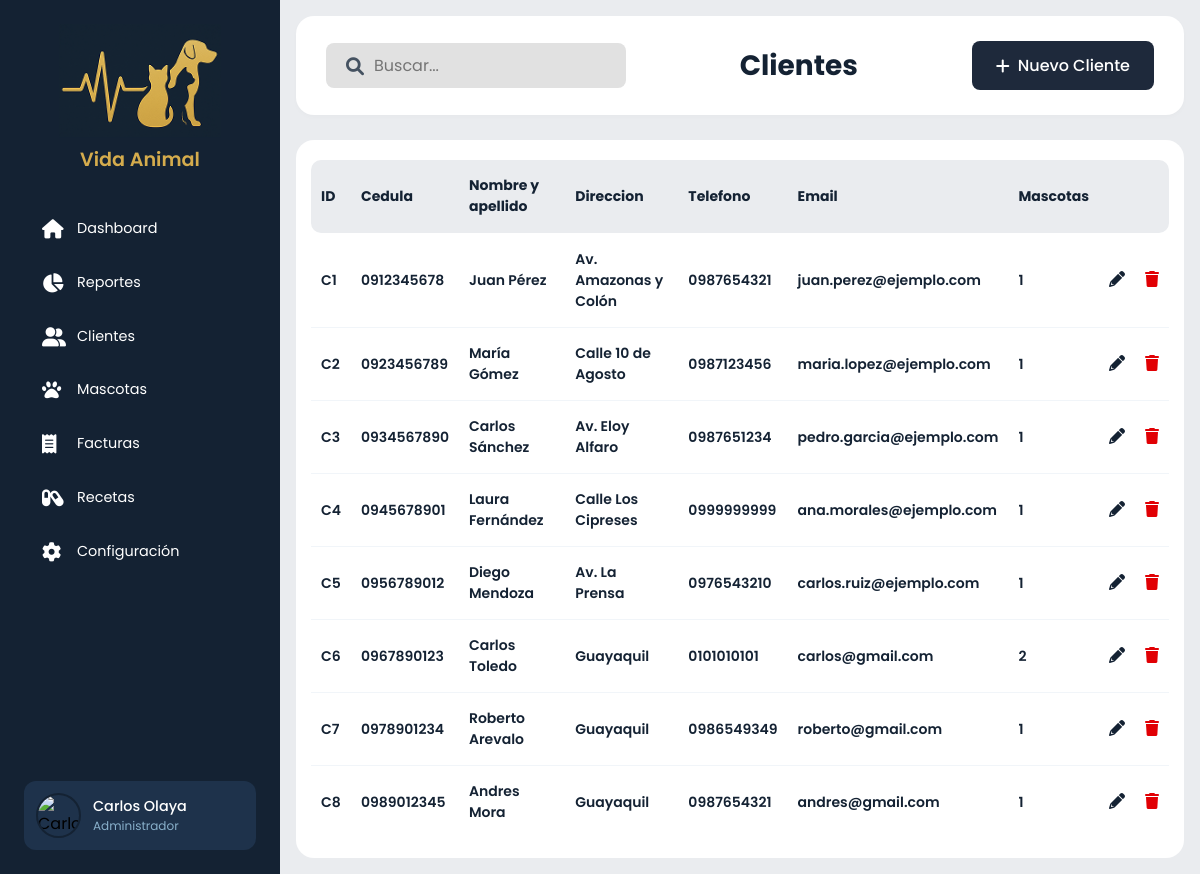
The page /ProyectoDAW2doParcial/index.php?c=customer&f=index (signed in) on the database its author committed.
### tables this page shows
CREATE TABLE `menus` (
  `id` int(11) NOT NULL,
  `nombre` varchar(50) NOT NULL,
  `icono` varchar(50) NOT NULL,
  `controlador` varchar(50) NOT NULL,
  `funcion` varchar(50) NOT NULL,
  `orden` int(11) DEFAULT NULL,
  `estado` bit(1) DEFAULT b'1'
);

CREATE TABLE `clientes` (
  `Id` int(11) NOT NULL,
  `Nombre` varchar(100) DEFAULT NULL,
  `Apellido` varchar(100) DEFAULT NULL,
  `Cedula` varchar(10) DEFAULT NULL,
  `Telefono` varchar(10) DEFAULT NULL,
  `Direccion` varchar(150) DEFAULT NULL,
  `Estado` tinyint(1) DEFAULT 1,
  `Correo` varchar(100) DEFAULT NULL,
  `FechaRegistro` datetime DEFAULT current_timestamp()
);

### ProyectoDAW2doParcial/controller/CustomerController.php (called while the page is built, shortened)
<?php
require_once 'model/DTO/Client.php';
require_once 'model/DAO/ClientDAO.php';
class CustomerController
{
    public function index()
    {
        $clientsModel = new ClientDAO();
        $clients = $clientsModel->GetClients();
        require_once 'view/layout.php';
    }
}

### ProyectoDAW2doParcial/index.php (called while the page is built, shortened)
<?php
$funcion = (!empty($_REQUEST['f'])) ? htmlentities($_REQUEST['f']) : FUNCION_PRINCIPAL;
$cont = new $controlador();
$cont->$funcion();

### ProyectoDAW2doParcial/config/Conexion.php (called while the page is built)
<?php
class Conexion
{
    public static function getConexion()
    {
        $dsn = 'mysql:host=localhost;port=3306;dbname=' . DBNAME;
        $conexion = null;
        try {
            $conexion = new PDO($dsn, DBUSER, DBPASSWORD);
            $conexion->setAttribute(PDO::ATTR_ERRMODE, PDO::ERRMODE_EXCEPTION);
        } catch (Exception $e) {
            echo $e;
            die("error " . $e->getMessage());
        }
        return $conexion;
    }
}

### ProyectoDAW2doParcial/model/DAO/MenuDAO.php (called while the page is built)
<?php
require_once 'config/Conexion.php';
require_once 'model/DTO/Menu.php';
class MenuDAO
{
    private $conexion;
    public function __construct()
    {
        $this->conexion = Conexion::getConexion();
    }
    public function GetMenuforRol($rol): ?array
    {
        try {
            $sql = "SELECT m.id,m.nombre, m.icono, m.controlador, m.funcion
                    FROM menus m
                    JOIN menu_roles mr ON m.id = mr.menu_id
                    JOIN roles r ON mr.rol_id = r.id
                    WHERE r.nombre = ?
                    AND m.estado = 1
                    ORDER BY m.orden";
            $stmt = $this->conexion->prepare($sql);
            $stmt->bindparam(1, $rol, PDO::PARAM_STR);
            $stmt->execute();
            $rows = $stmt->fetchAll();
            $menus = [];
            foreach ($rows as $row) {
                $menu = new Menu();
                $menu->setId($row["id"]);
                $menu->setNombre($row["nombre"]);
                $menu->setControlador($row["controlador"]);
                $menu->setFuncion($row["funcion"]);
                $menu->setIcono($row["icono"]);
                $menus[] = $menu;
            }
            return $menus;
        } catch (PDOException $e) {
            error_log("Error en obtenerMenusPorRol: " . $e->getMessage());
            return null;
        }
    }
}

### ProyectoDAW2doParcial/model/DTO/Menu.php (called while the page is built, shortened)
<?php
class Menu
{
    private string $Controlador;
    private string $Funcion;
    private string $Icono;
    private string $Nombre;
    public function getNombre(): string
    {
        return $this->Nombre;
    }
    public function getControlador(): string
    {
        return $this->Controlador;
    }
    public function getFuncion(): string
    {
        return $this->Funcion;
    }
    public function getIcono(): string
    {
        return $this->Icono;
    }
    public function setNombre($nombre): void
    {
        $this->Nombre = $nombre;
    }
    public function setControlador($Controlador): void
    {
        $this->Controlador = $Controlador;
    }
    public function setFuncion($funcion): void
    {
        $this->Funcion = $funcion;
    }
    public function setIcono($icono): void
    {
        $this->Icono = $icono;
    }
}
?>

### ProyectoDAW2doParcial/view/CustomerView.php (called while the page is built)
<?php require_once CUSTOMERS ?>

### ProyectoDAW2doParcial/model/DAO/ClientDAO.php (called while the page is built, shortened)
<?php
require_once 'config/Conexion.php';
require_once 'model/DTO/Client.php';
class ClientDAO
{
    private $conexion;
    public function __construct()
    {
        $this->conexion = Conexion::getConexion();
    }
    public function GetClients(): ?array
    {
        try {
            $sql = "SELECT
                        c.Id as ClienteId,
                        c.Nombre,
                        c.Apellido,
                        c.Cedula,
                        c.Telefono,
                        c.Direccion,
                        c.Correo,
                        c.Estado,
                        c.FechaRegistro,
                        COUNT(m.Id) AS CantidadMascotas
                    FROM clientes c
                    LEFT JOIN mascotas m ON c.Id = m.IdCliente
                    WHERE c.Estado = 1
                    GROUP BY
                        c.Id,
                        c.Nombre,
                        c.Apellido,
                        c.Cedula,
                        c.Telefono,
                        c.Direccion,
                        c.Correo,
                        c.Estado,
                        c.FechaRegistro";
            $stmt = $this->conexion->prepare($sql);
            $stmt->execute();
            $rows = $stmt->fetchAll();
            $clients = [];
            foreach ($rows as $row) {
                $client = new Client();
                $client->setId((int) ($row["ClienteId"] ?? 0));
                $client->setNombres($row["Nombre"]);
                $client->setApellidos($row["Apellido"]);
                $client->setCedula($row["Cedula"]);
                $client->setTelefono($row["Telefono"]);
                $client->setDireccion($row["Direccion"]);
                $client->setCorreo($row["Correo"]);
                $client->setFechaRegistro(new DateTime($row["FechaRegistro"]));
                $client->setCantMascotas($row["CantidadMascotas"] ? $row["CantidadMascotas"] : 0);
                $clients[] = $client;
            }
            return $clients;
        } catch (PDOException $e) {
            throw new Exception("Error en GetClients: " . $e->getMessage());
        }
    }
}

### ProyectoDAW2doParcial/model/DTO/Client.php (called while the page is built, shortened)
<?php
class Client
{
    private int $id;
    private string $cedula;
    private string $nombres;
    private string $apellidos;
    private ?string $telefono;
    private ?string $correo;
    private ?string $direccion;
    private int $CantMascotas;
    public function getId(): int
    {
        return $this->id;
    }
    public function getCedula(): string
    {
        return $this->cedula;
    }
    public function getNombres(): string
    {
        return $this->nombres;
    }
    public function getApellidos(): string
    {
        return $this->apellidos;
    }
    public function getTelefono(): ?string
    {
        return $this->telefono;
    }
    public function getCorreo(): ?string
    {
        return $this->correo;
    }
    public function getDireccion(): ?string
    {
        return $this->direccion;
    }
    public function getCantMascotas(): int
    {
        return $this->CantMascotas;
    }
    public function setCantMascotas(int $cant): void
    {
        $this->CantMascotas = $cant;
    }
    public function setId(int $Id): void
    {
        $this->id = $Id;
    }
    public function setCedula(string $cedula): void
    {
        $this->cedula = $cedula;
    }
    public function setNombres(string $nombres): void
    {
        $this->nombres = $nombres;
    }
    public function setApellidos(string $apellidos): void
    {
        $this->apellidos = $apellidos;
    }
    public function setTelefono(?string $telefono): void
    {
        $this->telefono = $telefono;
    }
    public function setCorreo(?string $correo): void
    {
        $this->correo = $correo;
    }
    public function setDireccion(?string $direccion): void
    {
        $this->direccion = $direccion;
    }
}

### ProyectoDAW2doParcial/view/Customers/customer.php (the view, shortened to what this page needs)
<!DOCTYPE html>
<html lang="es">
<head>
    <link rel="stylesheet" href="https://cdnjs.cloudflare.com/ajax/libs/font-awesome/6.4.0/css/all.min.css">
    <link rel="stylesheet" href="assets/css/styleCustomer.css">
</head>
<body>
    <main class="main-content">
        <form action="#" method="POST" style="display: contents;">
            <header class="top-bar">
                <div class="search-box">
                    <i class="fa-solid fa-magnifying-glass" aria-hidden="true"></i>
                    <input type="text" id="searchCustomer" placeholder="Buscar...">
                </div>
                <h1>Clientes</h1>
                <button class="btn-new" type="button" onclick="CrearCliente()">
                    <i class="fa-solid fa-plus" aria-hidden="true"></i> Nuevo Cliente
                </button>
            </header>
            <section class="card" aria-label="Listado de clientes">
                <table class="table-customers">
                    <thead>
                        <tr>
                            <th class="col-id" scope="col">ID</th>
                            <th scope="col">Cedula</th>
                            <th scope="col">Nombre y apellido</th>
                            <th scope="col">Direccion</th>
                            <th scope="col">Telefono</th>
                            <th scope="col">Email</th>
                            <th scope="col">Mascotas</th>
                            <th class="text-center" scope="col"><span style="display:none;">Editar</span></th>
                            <th class="text-center" scope="col"><span style="display:none;">Eliminar</span></th>
                        </tr>
                    </thead>
                    <tbody>
                        <?php if ($clients): ?>
                            <?php foreach ($clients as $client): ?>
                                <tr>
                                    <td>C<?= $client->getId() ?></td>
                                    <td><?= $client->getCedula() ?></td>
                                    <td><?= $client->getNombres() ?>         <?= $client->getApellidos() ?> </td>
                                    <td><?= $client->getDireccion() ?></td>
                                    <td><?= $client->getTelefono() ?></td>
                                    <td><?= $client->getCorreo() ?></td>
                                    <td><?= $client->getCantMascotas() ?></td>
                                    <td class="text-center"><button type="button"
                                            onclick="EditarCliente(<?= $client->getId() ?>)"><i
                                                class="fa-solid fa-pencil action-icon" aria-label="Editar Cliente"></i></button>
                                    </td>
                                    <td class="text-center"><a
                                            href="index.php?c=Customer&f=EliminarCliente&id=<?= $client->getId() ?>"
                                            onclick="return confirm('¿Estás seguro de eliminar este cliente?')">
                                            <i class="fa-solid fa-trash btn-delete"></i>
                                    </td>
                                </tr>
                            <?php endforeach; ?>
                        <?php endif; ?>
                    </tbody>
                </table>
            </section>
        </form>
    </main>
</body>
</html>

### ProyectoDAW2doParcial/view/layout.php (shortened to what this page needs)
<?php
require_once 'model/DTO/Menu.php';
require_once 'model/DAO/MenuDAO.php';
$menuModel = new MenuDAO();
$menus = $menuModel->GetMenuforRol($_SESSION['rol']);
$rol = $_SESSION['rol'];
$nombres = $_SESSION['nombres'];
$apellidos = $_SESSION['apellidos'];
?>
<!DOCTYPE html>
<html lang="es">
<head>
    <link rel="stylesheet" href="https://cdnjs.cloudflare.com/ajax/libs/font-awesome/6.4.0/css/all.min.css">
    <link rel="stylesheet" href="https://cdnjs.cloudflare.com/ajax/libs/font-awesome/4.7.0/css/font-awesome.min.css">
    <link rel="stylesheet" href="https://cdnjs.cloudflare.com">
    <link href="assets/css/styleSideBar.css" rel="stylesheet">
</head>
<body>
                <?php require_once PROFILE; ?>
    <div class="dashboard-container">
        <?php require_once SIDEBAR; ?>
        <main class="main-content">
            <?php require_once $content; ?>
        </main>
    </div>
</body>
</html>

### ProyectoDAW2doParcial/view/profile/profile.php (shortened to what this page needs)
<!DOCTYPE html>
<html lang="es">
<head>
    <link rel="stylesheet" href="https://cdnjs.cloudflare.com/ajax/libs/font-awesome/6.0.0/css/all.min.css">
    <link rel="stylesheet" href="assets/css/styleProfile.css">
</head>
<body>
</body>
</html>

### ProyectoDAW2doParcial/view/templates/sideBar.php (shortened to what this page needs)
<aside class="sidebar">
    <div class="brand">
        <div class="brand-logo-container">
            <img src="assets/images/logo.png" alt="Logo Vida Animal" class="brand-img">
            <h1 class="brand-text">Vida Animal</h1>
        </div>
    </div>
    <ul class="nav-menu">
        <?php foreach ($menus as $m): ?>
            <li>
                <a class="nav-item" href="index.php?c=<?= $m->getControlador() ?>&f=<?= $m->getFuncion() ?>">
                    <i class="fa-solid <?= $m->getIcono() ?>"></i>
                    <span><?= $m->getNombre() ?></span>
                </a>
            </li>
        <?php endforeach; ?>
    </ul>
    <div class="user-profile">
        <img src="https://i.pinimg.com/736x/7f/0d/23/7f0d2318b0a84e056b167b17fc8d08e2.jpg" alt="Carlos Olaya"
            class="user-avatar">
        <a href="#" onclick="abrirPerfil()">
            <div class="user-info">
                <span class="user-name"><?php echo $nombres . ' ' . $apellidos ?></span>
                <span class="user-role"><?php echo $rol ?></span>
            </div>
        </a>
    </div>
</aside>

### ProyectoDAW2doParcial/assets/css/styleSideBar.css (style rules this page uses)
:root { --color-bg-sidebar: #142233; --color-bg-card: #1e324b; --color-accent: #a3cfea; --color-gold: #d5ac4d; --color-white: #ffffff; --color-bg-main: #eaecef; --sidebar-width: 280px; }
a { text-decoration: none; color: inherit; }
* { margin: 0; padding: 0; box-sizing: border-box; font-family: "Poppins", sans-serif; }
html, body { height: 100%; display: flex; margin: 0; }
.dashboard-container { display: flex; min-height: 100vh; width: 100%; }
.sidebar { width: var(--sidebar-width); background-color: var(--color-bg-sidebar); display: flex; flex-direction: column; padding: 1.5rem; height: auto; flex-shrink: 0; transition: width 0.3s; overflow-y: auto; max-height: 100%; }
.brand { display: flex; flex-direction: column; align-items: center; margin-bottom: 1.5rem; text-align: center; }
.brand-logo-container { width: 100%; margin-bottom: 10px; }
.brand-img { max-width: 70%; height: auto; object-fit: contain; }
.brand-text { color: var(--color-gold); font-size: 1.2rem; font-weight: 600; margin: 0; }
.nav-menu { list-style: none; display: flex; flex-direction: column; gap: 0.8rem; flex-grow: 1; }
.nav-item { display: flex; align-items: center; padding: 10px 14px; border-radius: 8px; cursor: pointer; text-decoration: none; font-size: 0.9rem; font-weight: 400; transition: all 0.3s ease; color: var(--color-white); border-left: 4px solid transparent; }
.nav-item i { width: 35px; font-size: 1.2rem; }
.user-profile { background-color: #1e324b; padding: 12px; border-radius: 12px; display: flex; align-items: center; gap: 12px; margin-top: auto; }
.user-avatar { width: 45px; height: 45px; border-radius: 50%; object-fit: cover; border: 2px solid var(--color-bg-sidebar); }
.user-info { display: flex; flex-direction: column; }
.user-name { font-size: 0.9rem; font-weight: 500; color: var(--color-white); }
.user-role { font-size: 0.75rem; color: var(--color-accent); opacity: 0.8; }

### ProyectoDAW2doParcial/assets/css/styleProfile.css (style rules this page uses)
body { background-color: #1a202c; display: flex; justify-content: center; align-items: center; height: 100vh; margin: 0; font-family: 'Segoe UI', sans-serif; }
a { text-decoration: none; color:inherit; }
.user-profile { background-color: #1E324B; }

### rows shown on the page
menus: nombre "Dashboard"
menus: nombre "Reportes"
menus: nombre "Clientes"
menus: nombre "Mascotas"
menus: nombre "Facturas"
menus: nombre "Recetas"
menus: nombre "Configuración"
clientes: Id "1", Cedula "0912345678", Nombre "Juan", Apellido "Pérez", Direccion "Av. Amazonas y Colón", Telefono "0987654321", Correo "juan.perez@ejemplo.com", CantMascotas "1"
clientes: Id "2", Cedula "0923456789", Nombre "María", Apellido "Gómez", Direccion "Calle 10 de Agosto", Telefono "0987123456", Correo "maria.lopez@ejemplo.com", CantMascotas "1"
clientes: Id "3", Cedula "0934567890", Nombre "Carlos", Apellido "Sánchez", Direccion "Av. Eloy Alfaro", Telefono "0987651234", Correo "pedro.garcia@ejemplo.com", CantMascotas "1"
clientes: Id "4", Cedula "0945678901", Nombre "Laura", Apellido "Fernández", Direccion "Calle Los Cipreses", Telefono "0999999999", Correo "ana.morales@ejemplo.com", CantMascotas "1"
clientes: Id "5", Cedula "0956789012", Nombre "Diego", Apellido "Mendoza", Direccion "Av. La Prensa", Telefono "0976543210", Correo "carlos.ruiz@ejemplo.com", CantMascotas "1"
clientes: Id "6", Cedula "0967890123", Nombre "Carlos", Apellido "Toledo", Direccion "Guayaquil", Telefono "0101010101", Correo "carlos@gmail.com", CantMascotas "2"
clientes: Id "7", Cedula "0978901234", Nombre "Roberto", Apellido "Arevalo", Direccion "Guayaquil", Telefono "0986549349", Correo "roberto@gmail.com", CantMascotas "1"
clientes: Id "8", Cedula "0989012345", Nombre "Andres", Apellido "Mora", Direccion "Guayaquil", Telefono "0987654321", Correo "andres@gmail.com", CantMascotas "1"

### other values the page prints
$nombres "Carlos"
$apellidos "Olaya"
$rol "Administrador"
